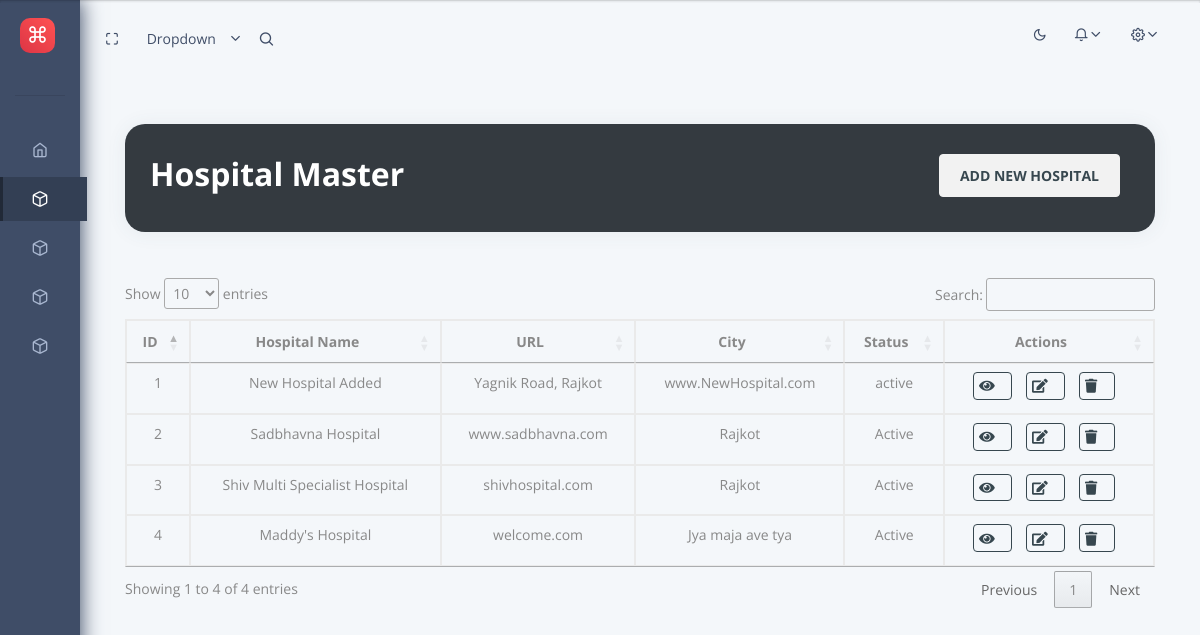
Screenshot of /home/dashboard/hospitals/ (signed in) with the database file from the repository.
### home/models.py (models this page shows, shortened)
class HospitalMaster(models.Model):
    id = models.AutoField(primary_key=True)
    vHospitalName = models.CharField(max_length=255)
    vCity = models.CharField(max_length=255)
    vState = models.CharField(max_length=255)
    vAddress = models.CharField(max_length=255)
    vURL = models.CharField(max_length = 255, blank=True, null=True)
    eStatus = models.CharField(max_length=10,  blank=True, null=True)

### home/views.py (the view)
# urls.py: path('dashboard/hospitals/', hospital_list, name='hospital_list'),
def hospital_list(request):
    hospitals = HospitalMaster.objects.all()
    context = {
        'hospitals': hospitals,
        'segment': 'hospitalList',
        'parent' : 'hospital'
    }
    return render(request, 'home/hospitalList.html', context=context)

### templates/home/hospitalList.html (shortened to what this page needs)
{% extends 'layouts/base.html' %} {% load static %}  {% block content %} {% block extrastyle %}
<link href="https://cdnjs.cloudflare.com/ajax/libs/select2/4.0.13/css/select2.min.css" rel="stylesheet" />
{% endblock extrastyle %}
<div class="header pb-3">
  <div class="container-fluid ">
      <div class="header-body">
          <div class="row mt-3">
              <div class="col-md-12">
                  <div class="card card-stats rounded bg-dark">
                      <div class="card-body">
                          <div class="row">
                              <div class="col-md-12 d-flex align-items-center justify-content-between">
                                  <h3 class="h2 font-weight-bold  text-white"> Hospital Master </h3>
                                      <a href="{% url 'add_hospital' %}"
                                     class="btn btn-light bg-gradient-primary font-weight-bold">
                                      ADD NEW HOSPITAL
                                  </a>
                              </div>
                          </div>
                      </div>
                  </div>
              </div>
          </div>
      </div>
  </div>
</div>
<div class="container-fluid">
    <table id="hospitalTable" class="table table-bordered table-fixed text-center">
        <thead>
            <tr>
                <th class="text-center">ID</th>
                <th class="text-center">Hospital Name</th>
                <th class="text-center">URL</th>
                <th class="text-center">City</th>
                <th class="text-center">Status</th>
                <th class="text-center">Actions</th>
            </tr>
        </thead>
        <tbody>
            {% for hospital in hospitals %}
            <tr>
                <td>{{ forloop.counter }}</td>
                <td>{{ hospital.vHospitalName }}</td>
                <td class="text-center">
                    {{ hospital.vURL }}
                </td>
                <td class="text-center">
                    {{ hospital.vCity }}
                </td>
                <td class="text-center">
                    {{ hospital.eStatus }}
                </td>
                <td class="text-center">
                    <button class="btn btn-outline-dark btn-md" style="padding: 0.15rem 0.3rem;" onclick="viewHospital('{{ hospital.id }}')">
                        <i class="fas fa-eye fa-md"></i>
                    </button>
                    <button class="btn btn-outline-dark btn-md" style="padding: 0.15rem 0.3rem;" onclick="editHospital({{ hospital.id }})">
                        <i class="fas fa-edit fa-md"></i>
                    </button>
                    <a href="{% url 'delete_hospital' hospital.id %}" class="btn btn-outline-dark btn-md" style="padding: 0.15rem 0.3rem;">
                        <i class="fas fa-trash fa-md"></i>
                    </a>
                </td>
            </tr>
            {% endfor %}
        </tbody>
    </table>
</div>
{% endblock content %}

### static/assets/css/dark.css (style rules this page uses)
:root { --dt-row-selected: 13, 110, 253; --dt-row-selected-text: 255, 255, 255; --dt-row-selected-link: 9, 10, 11; --dt-row-stripe: 0, 0, 0; --dt-row-hover: 0, 0, 0; --dt-column-ordering: 0, 0, 0; --dt-html-background: white; }
table.dataTable thead>tr>th.sorting, table.dataTable thead>tr>th.sorting_asc, table.dataTable thead>tr>th.sorting_desc, table.dataTable thead>tr>th.sorting_asc_disabled, table.dataTable thead>tr>th.sorting_desc_disabled, table.dataTable thead>tr>td.sorting, table.dataTable thead>tr>td.sorting_asc, table.dataTable thead>tr>td.sorting_desc, table.dataTable thead>tr>td.sorting_asc_disabled, table.dataTable thead>tr>td.sorting_desc_disabled { cursor: pointer; position: relative; padding-right: 26px; }
table.dataTable thead>tr>th.sorting:before, table.dataTable thead>tr>th.sorting:after, table.dataTable thead>tr>th.sorting_asc:before, table.dataTable thead>tr>th.sorting_asc:after, table.dataTable thead>tr>th.sorting_desc:before, table.dataTable thead>tr>th.sorting_desc:after, table.dataTable thead>tr>th.sorting_asc_disabled:before, table.dataTable thead>tr>th.sorting_asc_disabled:after, table.dataTable thead>tr>th.sorting_desc_disabled:before, table.dataTable thead>tr>th.sorting_desc_disabled:after, table.dataTable thead>tr>td.sorting:before, table.dataTable thead>tr>td.sorting:after, table.dataTable thead>tr>td.sorting_asc:before, table.dataTable thead>tr>td.sorting_asc:after, table.dataTable thead>tr>td.sorting_desc:before, table.dataTable thead>tr>td.sorting_desc:after, table.dataTable thead>tr>td.sorting_asc_disabled:before, table.dataTable thead>tr>td.sorting_asc_disabled:after, table.dataTable thead>tr>td.sorting_desc_disabled:before, table.dataTable thead>tr>td.sorting_desc_disabled:after { position: absolute; display: block; opacity: 0.125; right: 10px; line-height: 9px; font-size: 0.8em; }
table.dataTable thead>tr>th.sorting:before, table.dataTable thead>tr>th.sorting_asc:before, table.dataTable thead>tr>th.sorting_desc:before, table.dataTable thead>tr>th.sorting_asc_disabled:before, table.dataTable thead>tr>th.sorting_desc_disabled:before, table.dataTable thead>tr>td.sorting:before, table.dataTable thead>tr>td.sorting_asc:before, table.dataTable thead>tr>td.sorting_desc:before, table.dataTable thead>tr>td.sorting_asc_disabled:before, table.dataTable thead>tr>td.sorting_desc_disabled:before { bottom: 50%; content: "▲"; content: "▲" /""; }
table.dataTable thead>tr>th.sorting:after, table.dataTable thead>tr>th.sorting_asc:after, table.dataTable thead>tr>th.sorting_desc:after, table.dataTable thead>tr>th.sorting_asc_disabled:after, table.dataTable thead>tr>th.sorting_desc_disabled:after, table.dataTable thead>tr>td.sorting:after, table.dataTable thead>tr>td.sorting_asc:after, table.dataTable thead>tr>td.sorting_desc:after, table.dataTable thead>tr>td.sorting_asc_disabled:after, table.dataTable thead>tr>td.sorting_desc_disabled:after { top: 50%; content: "▼"; content: "▼" /""; }
table.dataTable thead>tr>th.sorting_asc:before, table.dataTable thead>tr>th.sorting_desc:after, table.dataTable thead>tr>td.sorting_asc:before, table.dataTable thead>tr>td.sorting_desc:after { opacity: 0.6; }
table.dataTable thead th, table.dataTable thead td, table.dataTable tfoot th, table.dataTable tfoot td { text-align: left; }
table.dataTable { width: 100%; margin: 0 auto; clear: both; border-collapse: separate; border-spacing: 0; }
table.dataTable thead th, table.dataTable tfoot th { font-weight: bold; }
table.dataTable>thead>tr>th, table.dataTable>thead>tr>td { padding: 10px; border-bottom: 1px solid rgba(0, 0, 0, 0.3); }
table.dataTable tbody tr { background-color: transparent; }
table.dataTable tbody th, table.dataTable tbody td { padding: 8px 10px; }
table.dataTable.no-footer { border-bottom: 1px solid rgba(0, 0, 0, 0.3); }
table.dataTable th, table.dataTable td { box-sizing: content-box; }

### templates/layouts/base.html (style rules this page uses)
.rounded { border-radius: 1.25rem !important }

### templates/home/hospitalList.html (style rules this page uses)
.card-body { flex-grow: 1; }

### rows the page displays
HospitalMaster: vHospitalName "New Hospital Added", vURL "Yagnik Road, Rajkot", vCity "www.NewHospital.com", eStatus "active"
HospitalMaster: vHospitalName "Sadbhavna Hospital", vURL "www.sadbhavna.com", vCity "Rajkot", eStatus "Active"
HospitalMaster: vHospitalName "Shiv Multi Specialist Hospital", vURL "shivhospital.com", vCity "Rajkot", eStatus "Active"
HospitalMaster: vHospitalName "Maddy's Hospital", vURL "welcome.com", vCity "Jya maja ave tya", eStatus "Active"
